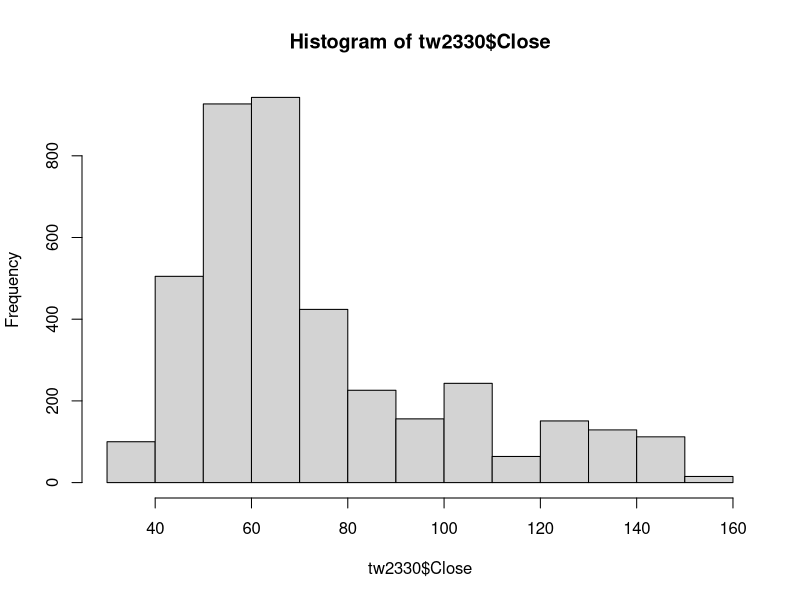
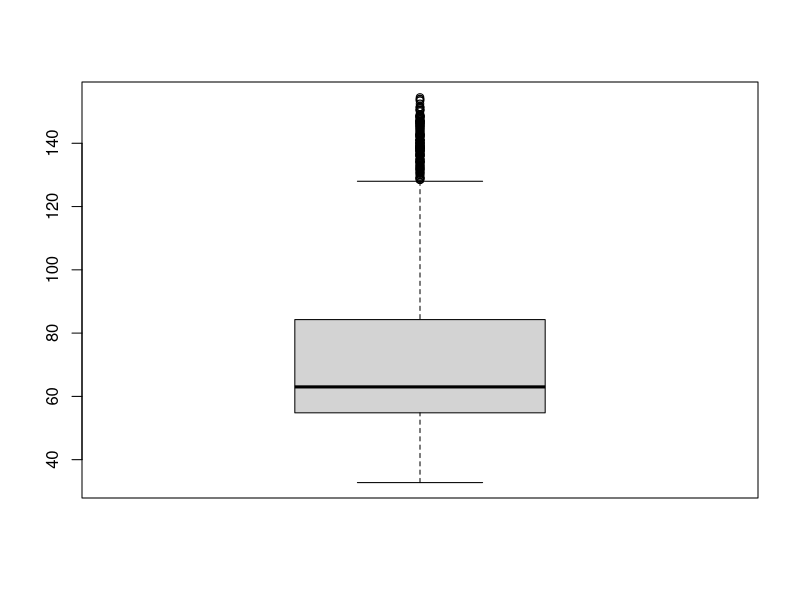
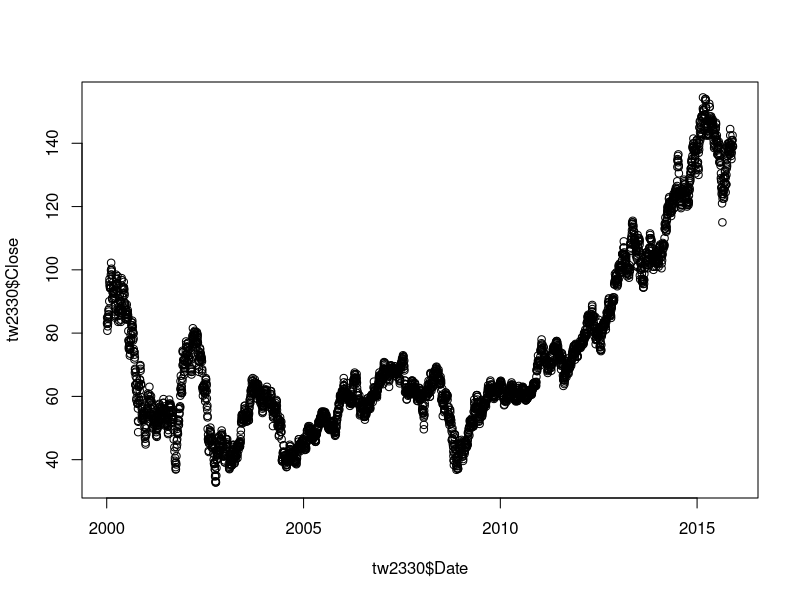

The R source for these figures, in order:
## ---- chunk 1
knitr::opts_chunk$set(echo = TRUE)
## ---- chunk 2
h = c(180,169,173)
w = c(73,87,43)
bmi = w / ((h/100)^2)
names(bmi) = c("Brian", "Toby", "Sherry")
bmi < 18.5 | bmi >= 24
## ---- chunk 3
kevin = c(85,73)
marry = c(72,64)
jerry = c(59,66)
mat = matrix(c(kevin, marry, jerry), nrow=3, byrow= TRUE)
colnames(mat) = c('first', 'second')
rownames(mat) = c('kevin', 'marry', 'jerry')

final = mat %*% c(0.4,0.6)
final
## ---- chunk 4
tw2330 = read.csv("table.csv", header=TRUE)
str(tw2330)
max(tw2330$Close)
min(tw2330$Close)
summary(tw2330$Close)

hist(tw2330$Close)
boxplot(tw2330$Close)

tw2330$Date = as.Date(tw2330$Date)
plot(tw2330$Date, tw2330$Close)

stock2 = tw2330[tw2330$Date >= '2015-01-01',]
str(stock2)
summary(stock2$Close)
ordered_stock = stock2[order(stock2$Close),]
ordered_stock[1,]
ordered_stock[nrow(ordered_stock),]
stock2[1,] - ordered_stock[1,]
